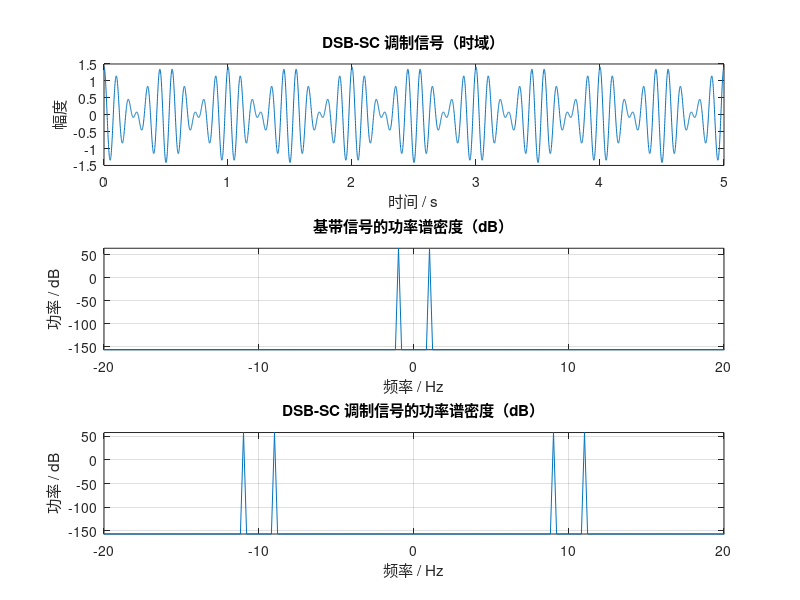

Write the MATLAB code that produced this figure.
% 试用MATLAB编程计算抑制载波双边带(DSB-SC)调制信号及其功率谱密度，所用基带模拟信号和载波表达式同上。

clc; clear;

% 参数设置
dt = 0.001;             % 采样间隔
fs = 1;                 % 基带信号频率 (Hz)
fc = 10;                % 载波频率 (Hz)
T = 5;                  % 信号时长 (秒)
N = T / dt;             % 总采样点数
t = [0:N-1] * dt;       % 时间向量

% 基带信号
mt = sqrt(2) * cos(2*pi*fs*t);

% 载波信号
ct = cos(2*pi*fc*t);

% DSB-SC 调制信号
s_dsbsc = mt .* ct;

% 快速傅里叶变换
X = fft(s_dsbsc);
M = fft(mt);

% 功率谱密度
PSD_X = abs(X).^2 / T;
PSD_M = abs(M).^2 / T;

% 将 PSD 移到中心
PSD_X = fftshift(PSD_X);
PSD_M = fftshift(PSD_M);

% 转换为 dB
PSD_X_dB = 10*log10(PSD_X + eps);  % 避免 log(0)
PSD_M_dB = 10*log10(PSD_M + eps);

% 构建频率向量
f = [-N/2:N/2-1] * (1/dt/N);  % 单位：Hz

% 绘图
subplot(3,1,1);
plot(t, s_dsbsc);
title('DSB-SC 调制信号（时域）');
xlabel('时间 / s'); ylabel('幅度');

subplot(3,1,2);
plot(f, PSD_M_dB);
title('基带信号的功率谱密度（dB）');
xlabel('频率 / Hz'); ylabel('功率 / dB');
axis([-2*fc 2*fc min(PSD_M_dB) max(PSD_M_dB)]); grid on;

subplot(3,1,3);
plot(f, PSD_X_dB);
title('DSB-SC 调制信号的功率谱密度（dB）');
xlabel('频率 / Hz'); ylabel('功率 / dB');
axis([-2*fc 2*fc min(PSD_X_dB) max(PSD_X_dB)]); grid on;

